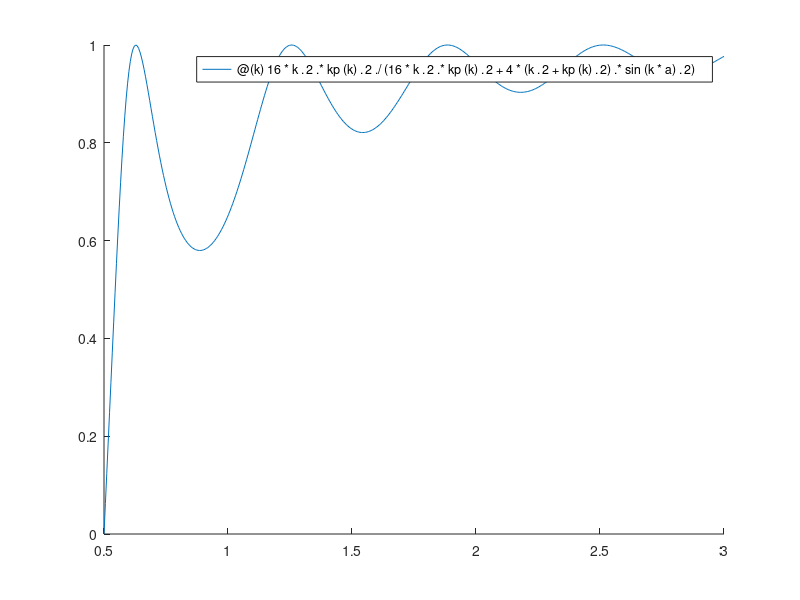

Recreate this plot in MATLAB.
%% -- complex-circ
%{
omega = 5;

xt = @(t) t;
yt = @(t) cos(omega*t);
zt = @(t) -sin(omega*t);

zerot = @(t) 0;

figure
hold

fplot3(xt,yt,zt,[0,2*pi])

%}

%% -- real and imag part of circ
%{
figure 
hold

fplot(xt,yt,[0,2*pi])
fplot(xt,zt,[0,2*pi])
%}

%% -- Gaussian plot c(k)
%{
figure
hold

fplot(@(k) exp(-k^2),[-5,5])
%}

%% -- gaussian wavefunction (3D)
%{
k = 10;

xv = @(x) x;
yv = @(x) cos(k*x)*exp(-x^2);
zv = @(x) -sin(k*x)*exp(-x^2);

figure
hold

fplot3(xv,yv,zv,[-3,3])
%}

%% -- gaussian wavefunction (2D)
%{
k = 10;

xv = @(x) x;
yv = @(x) cos(k*x)*exp(-x^2);
zv = @(x) -sin(k*x)*exp(-x^2);

figure
hold

fplot(xv,yv,[-3,3])
fplot(xv,zv,[-3,3])

%}

%% -- gaussian wavepacket (2D, abs, t> 0);
%{
k = 10;
a = 1/2;
gam = 1/50;

figure
hold

for t = [0 100 200 300]

sigt = 1/2*sqrt(1+gam^2*t^2);
xavt = gam*k*t/2

psiv = @(x) (1/sqrt(2*pi)/a/(1+1i*gam*t))^(1/2)*exp(-(x-k*gam*t/2).^2/4/a^2/(1+1i*gam*t))...
    .*exp(1i*k*(x-gam*k*t/4));
xv = @(x) x;
yv = @(x) real(psiv(x));
zv = @(x) imag(psiv(x));

psi2v = @(x) psiv(x).*psiv(x)';


fplot(xv,psi2v,[xavt-5*sigt,xavt+5*sigt])

end

%}

%% -- gaussian wavepacket (3D, t> 0);
%{
k = 10;
a = 1/2;
gam = 1/50;

figure
hold

for t = [0 100]

sigt = 1/2*sqrt(1+gam^2*t^2);
xavt = gam*k*t/2

psiv = @(x) (1/sqrt(2*pi)/a/(1+1i*gam*t))^(1/2)*exp(-(x-k*gam*t/2).^2/4/a^2/(1+1i*gam*t))...
    .*exp(1i*k*(x-gam*k*t/4));
xv = @(x) x;
yv = @(x) real(psiv(x));
zv = @(x) imag(psiv(x));

psi2v = @(x) psiv(x).*psiv(x)';

fplot(xv,yv,[xavt-5*sigt,xavt+5*sigt])
fplot(xv,zv,[xavt-5*sigt,xavt+5*sigt])

end
%}
%% -- gaussian wavepacket (3D, t> 0);
%{
k = 10;
a = 1/2;
gam = 1/50;

figure
hold

for t = [0 100]

sigt = 1/2*sqrt(1+gam^2*t^2);
xavt = gam*k*t/2

psiv = @(x) (1/sqrt(2*pi)/a/(1+1i*gam*t))^(1/2)*exp(-(x-k*gam*t/2).^2/4/a^2/(1+1i*gam*t))...
    .*exp(1i*k*(x-gam*k*t/4));
xv = @(x) x;
yv = @(x) real(psiv(x));
zv = @(x) imag(psiv(x));

psi2v = @(x) psiv(x).*psiv(x)';

fplot3(xv,yv,zv,[xavt-5*sigt,xavt+5*sigt])


end
%}

%% -- energy levels infinite square well
%{
n = 5; % number of levels to plot

figure 
hold

for i = 0:n
    
xv = @(x) x;
yv = @(x) i^2;

fplot(xv,yv,[0,10])

end
%}

%% --- energy eigenstates infinite square well
%{
N = 6;

figure
hold

for n = 1:N
    
    xv = @(x) x;
    psin = @(x) sin(n*pi*x/2);
    zv = @(x) 0;
    
    fplot(xv,psin,[0,2])
    fplot(xv,zv,[-1,0])
    fplot(xv,zv,[2,3])
    
end
%}
%% --- probabilities infinite square well
%{
N = 6;

figure
hold

for n = 1:N
    
    xv = @(x) x;
    psin = @(x) sin(n*pi*x/2)^2;
    zv = @(x) 0;
    
    fplot(xv,psin,[0,2])
    fplot(xv,zv,[-1,0])
    fplot(xv,zv,[2,3])
    
end
%}
%% -- t = 0, superposition infinite sq well
%{
xv = @(x) x;
psis = @(x) (sin(1*pi*x/2) + sin(2*pi*x/2))/sqrt(2);
zv = @(x) 0;

figure
hold

fplot(xv,psis,[0,2])
fplot(xv,zv,[-1,0])
fplot(xv,zv,[2,3])
%}
%% -- t, superposition infinite sq well
%{
for t = 0:1/8:1
    
xv = @(x) x;
psis = @(x) 1/2*(sin(1*pi*x/2)^2 + sin(2*pi*x/2)^2 ...
    + 2*sin(1*pi*x/2)*sin(2*pi*x/2)*cos(2*pi*t));
zv = @(x) 0;

figure
hold

fplot(xv,psis,[0,2])
fplot(xv,zv,[-1,0])
fplot(xv,zv,[2,3])

end
%}

%% -- finite square well, graphical solution
%{
k0 = 18;

kv = @(k) k;

lhs = @(k) tan(k);
rhs = @(k) 2*k*sqrt(k0^2 - k^2)/(2*k^2-k0^2);

figure
hold
fplot(kv,lhs,[0,k0])
fplot(kv,rhs,[0,k0])
%}

%% -- finite square well, energy levels
%{
k0 = 18;

kv = @(k) k;
difflhsrhs = @(k) 2*k*sqrt(k0^2 - k^2)/(2*k^2-k0^2) - tan(k);

%fplot(kv,difflhsrhs,[0,18])

knv = zeros(1,6);
knv(1) = fzero(difflhsrhs,[2,4]);
knv(2) = fzero(difflhsrhs,[5,6]);
knv(3) = fzero(difflhsrhs,[8,9]);
knv(4) = fzero(difflhsrhs,[11,12]);
knv(5) = fzero(difflhsrhs,[13,14]);
knv(6) = fzero(difflhsrhs,[16,17]);
knv

k0 = 18;

kv = @(k) k;

lhs = @(k) tan(k);
rhs = @(k) 2*k*sqrt(k0^2 - k^2)/(2*k^2-k0^2);

figure
hold
fplot(kv,lhs,[0,k0])
fplot(kv,rhs,[0,k0])

for i = 1:6
    kv = @(k) knv(i);
    yv = @(k) k;
    
    fplot(kv,yv,[-5,20])
end



figure 
hold

for i = 0:6
    
xv = @(x) x;
yv = @(x) (i*pi)^2;

fplot(xv,yv,[0,10],'r')

end


for i = 1:6
    
yv = @(x) knv(i)^2;

fplot(xv,yv,[0,10],'b')

end

yv = @(x) k0^2;

fplot(xv,yv,[0,10],'g')
%}

%% -- energy eigenstates finite square well
%{
k0 = 18;

kv = @(k) k;
difflhsrhs = @(k) 2*k*sqrt(k0^2 - k^2)/(2*k^2-k0^2) - tan(k);

knv = zeros(1,6);
knv(1) = fzero(difflhsrhs,[2,4]);
knv(2) = fzero(difflhsrhs,[5,6]);
knv(3) = fzero(difflhsrhs,[8,9]);
knv(4) = fzero(difflhsrhs,[11,12]);
knv(5) = fzero(difflhsrhs,[13,14]);
knv(6) = fzero(difflhsrhs,[16,17]);

    figure
    hold

for n = 1:6

    k = knv(n);
    xv = @(x) x;
    psiI = @(x) exp(sqrt(k0^2-k^2)*x);
    psiII = @(x) cos(k*x) + sqrt(k0^2/k^2-1)*sin(k*x);
    psiIII = @(x) (cos(k) + sqrt(k0^2/k^2-1)*sin(k))*exp(sqrt(k0^2-k^2)*(1-x));
    
    m = 3000;
    l = -1;
    u = 2;
    xi = linspace(l,u,m);
    dx = (u-l)/m
    
    sum = 0;
    cnt = 0;
    for i = 1:m
        x = xi(i);
        if x < 0
            sum = sum + psiI(x)^2;
            cnt = cnt + 1;
        elseif 0 <= x & x <= 1
            sum = sum + psiII(x)^2;
            cnt = cnt + 1;
        elseif x> 1
            sum = sum+psiIII(x)^2;
            cnt = cnt + 1;
        end
    end
    N = sqrt(sum*dx)
    
    psiI = @(x) exp(sqrt(k0^2-k^2)*x)/N;
    psiII = @(x) (cos(k*x) + sqrt(k0^2/k^2-1)*sin(k*x))/N;
    psiIII = @(x) (cos(k) + sqrt(k0^2/k^2-1)*sin(k))*exp(sqrt(k0^2-k^2)*(1-x))/N;
    
    sum = 0;
    for i = 1:m
        x = xi(i);
        if x < 0
            sum = sum + psiI(x)^2;
            cnt = cnt + 1;
        elseif 0 <= x <= 1
            sum = sum + psiII(x)^2;
            cnt = cnt + 1;
        elseif x> 1
            sum = sum+psiIII(x)^2;
            cnt = cnt + 1;
        end
    end
    M = sqrt(sum*dx)
    
    fplot(xv,psiI,[-1/2,0]);
    fplot(xv,psiII,[0,1]);
    fplot(xv,psiIII,[1,3/2]);
    
end

psin = @(x) sin(pi*x);
sum = 0;
xi = linspace(0,1,m);
dx = 1/m;

for i = 1:m
    x = xi(i);
    sum = sum + psin(x)^2;
end

N = sqrt(sum*dx)

psin = @(x) sin(pi*x)/N;

fplot(xv,psin,[0,1])

%}

%% -- probability densities finite square well
%{
k0 = 18;

kv = @(k) k;
difflhsrhs = @(k) 2*k*sqrt(k0^2 - k^2)/(2*k^2-k0^2) - tan(k);

knv = zeros(1,6);
knv(1) = fzero(difflhsrhs,[2,4]);
knv(2) = fzero(difflhsrhs,[5,6]);
knv(3) = fzero(difflhsrhs,[8,9]);
knv(4) = fzero(difflhsrhs,[11,12]);
knv(5) = fzero(difflhsrhs,[13,14]);
knv(6) = fzero(difflhsrhs,[16,17]);

    figure
    hold

for n = 1:6

    k = knv(n);
    xv = @(x) x;
    psiI = @(x) exp(sqrt(k0^2-k^2)*x);
    psiII = @(x) cos(k*x) + sqrt(k0^2/k^2-1)*sin(k*x);
    psiIII = @(x) (cos(k) + sqrt(k0^2/k^2-1)*sin(k))*exp(sqrt(k0^2-k^2)*(1-x));
    
    m = 3000;
    l = -1;
    u = 2;
    xi = linspace(l,u,m);
    dx = (u-l)/m
    
    sum = 0;
    cnt = 0;
    for i = 1:m
        x = xi(i);
        if x < 0
            sum = sum + psiI(x)^2;
            cnt = cnt + 1;
        elseif 0 <= x & x <= 1
            sum = sum + psiII(x)^2;
            cnt = cnt + 1;
        elseif x> 1
            sum = sum+psiIII(x)^2;
            cnt = cnt + 1;
        end
    end
    N = sqrt(sum*dx)
    
    psiI = @(x) exp(sqrt(k0^2-k^2)*x)/N;
    psiII = @(x) (cos(k*x) + sqrt(k0^2/k^2-1)*sin(k*x))/N;
    psiIII = @(x) (cos(k) + sqrt(k0^2/k^2-1)*sin(k))*exp(sqrt(k0^2-k^2)*(1-x))/N;
    
    sum = 0;
    for i = 1:m
        x = xi(i);
        if x < 0
            sum = sum + psiI(x)^2;
            cnt = cnt + 1;
        elseif 0 <= x <= 1
            sum = sum + psiII(x)^2;
            cnt = cnt + 1;
        elseif x> 1
            sum = sum+psiIII(x)^2;
            cnt = cnt + 1;
        end
    end
    M = sqrt(sum*dx)
    
    fplot(xv,@(x) psiI(x).^2,[-1/2,0]);
    fplot(xv,@(x) psiII(x).^2,[0,1]);
    fplot(xv,@(x) psiIII(x).^2,[1,3/2]);
    
end

psin = @(x) sin(pi*x);
sum = 0;
xi = linspace(0,1,m);
dx = 1/m;

for i = 1:m
    x = xi(i);
    sum = sum + psin(x)^2;
end

N = sqrt(sum*dx)

psin = @(x) sin(pi*x)/N;

fplot(xv,@(x) psin(x).^2,[0,1])

%}

%% -- harmonic oscillator potential
%{
xv = @(x) x;
V = @(x) x^2;

fplot(xv,V,[-2,2])

%}

%% -- harmonic oscillator wavefunctions
%{
herm = [1 0 0 0 0 0; ...
        0 2 0 0 0 0; ...
       -2 0 4 0 0 0; ...
       0 -12 0 8 0 0; ...
       12 0 -48 0 16 0; ...
       0 120 0 -160 0 32];
   
xv = @(x) x;

figure
hold

for n = 0:5
    
    unv = @(x) (1/pi^(1/4)*1/sqrt((2^n)*factorial(n))*herm(n+1,:)*[1;x;x^2;x^3;x^4;x^5]*exp(-x^2/2)) 
    fplot(xv,unv,[-5,5])
    
    xcp = @(x) sqrt(2*n+1);
    xcm = @(x) -sqrt(2*n+1);
    
    fplot(xcp,xv,[-1,1])
    fplot(xcm,xv,[-1,1])
    
end

a = 4;
psin = @(x) (sqrt(2/a)*sin(pi*(x+a/2)/a));

fplot(xv,psin,[-a/2,a/2])
%}
%% -- harmonic oscillator wavefunctions
%{
herm = [1 0 0 0 0 0; ...
        0 2 0 0 0 0; ...
       -2 0 4 0 0 0; ...
       0 -12 0 8 0 0; ...
       12 0 -48 0 16 0; ...
       0 120 0 -160 0 32];
   
xv = @(x) x;

figure
hold

for n = 0:5
    
    unv = @(x) (1/pi^(1/4)*1/sqrt((2^n)*factorial(n))*herm(n+1,:)*[1;x;x^2;x^3;x^4;x^5]*exp(-x^2/2))^2 
    fplot(xv,unv,[-5,5])
    
    xcp = @(x) sqrt(2*n+1);
    xcm = @(x) -sqrt(2*n+1);
    
    fplot(xcp,xv,[-1,1])
    fplot(xcm,xv,[-1,1])
    
end

a = 4;
psin = @(x) (sqrt(2/a)*sin(pi*(x+a/2)/a))^2;

fplot(xv,psin,[-a/2,a/2])
%}

%% -- potential step scattering - wavefunctions
%{
tic

ck = @(k) 1/sqrt(2*pi)*(2*4/pi)^(1/4)*exp(-4*(k-10).^2).*exp(10*1i*k);
k0 = 8.5;

psinegt = @(k,x,t) ck(k).*exp(-1i*k.^2*t/2).*(exp(1i*k*x) + (k-sqrt(k.^2-k0^2))./(k+sqrt(k.^2-k0^2)).*exp(-1i*k*x));
psipost = @(k,x,t) ck(k).*exp(-1i*k.^2*t/2).*(2*k./(k + sqrt(k.^2 - k0^2)).*exp(1i*sqrt(k.^2 - k0^2)*x));

v = VideoWriter('test-potential-step.avi','Uncompressed AVI');

open(v);

x = linspace(-20,20,40/0.005);

fig1 = figure;
hold

ax = gca;

fig1.Position = [0 0 16/9*960 960];
ax.Position = [0.05 0.05 0.9 0.9];

V = 0.4*[x>=0];

for t = 0:2.5/150:2.5;
    
    for i = 1:length(x)
        if x(i) < 0
            psixt(i) = integral(@(k) psinegt(k,x(i),t),8,12);
        elseif x(i) >= 0
            psixt(i) = integral(@(k) psipost(k,x(i),t),8,12);
        end
    end

    plot(x,real(psixt))
    plot(x,imag(psixt))
    plot(x,V)

    ax.XLim = [-20 20];
    ax.YLim = [-0.6,0.6];

   frame = getframe(fig1);
   writeVideo(v,frame);
   
   cla
   
end

close(v);

toc
%}
%% -- potential step scattering - prob density
%{
tic

ck = @(k) 1/sqrt(2*pi)*(2*4/pi)^(1/4)*exp(-4*(k-10).^2).*exp(10*1i*k);
k0 = 8.5;

psinegt = @(k,x,t) ck(k).*exp(-1i*k.^2*t/2).*(exp(1i*k*x) + (k-sqrt(k.^2-k0^2))./(k+sqrt(k.^2-k0^2)).*exp(-1i*k*x));
psipost = @(k,x,t) ck(k).*exp(-1i*k.^2*t/2).*(2*k./(k + sqrt(k.^2 - k0^2)).*exp(1i*sqrt(k.^2 - k0^2)*x));

v = VideoWriter('potential-step-probs.avi','Uncompressed AVI');

open(v);

x = linspace(-20,20,40/0.005);

fig1 = figure;
hold

ax = gca;

fig1.Position = [0 0 16/9*960 960];
ax.Position = [0.05 0.05 0.9 0.9];

V = 0.2*[x>=0];

for t = 0:2.5/150:2.5;
    
    for i = 1:length(x)
        if x(i) < 0
            psixt(i) = integral(@(k) psinegt(k,x(i),t),8,12);
        elseif x(i) >= 0
            psixt(i) = integral(@(k) psipost(k,x(i),t),8,12);
        end
    end
    
    plot(x,abs(psixt).^2,'color',[0.6350, 0.0780, 0.1840])
    plot(x,V,'color',[0.9290, 0.6940, 0.1250])

    ax.XLim = [-20 20];
    ax.YLim = [0,0.35];

   frame = getframe(fig1);
   writeVideo(v,frame);
   
   cla
   
end

%figure


close(v);

toc
%}

%% -- potential step scattering - plots

%{
tic

ck = @(k) 1/sqrt(2*pi)*(2*4/pi)^(1/4)*exp(-4*(k-10).^2).*exp(10*1i*k);
k0 = 8.5;

psinegt = @(k,x,t) ck(k).*exp(-1i*k.^2*t/2).*(exp(1i*k*x) + (k-sqrt(k.^2-k0^2))./(k+sqrt(k.^2-k0^2)).*exp(-1i*k*x));
psipost = @(k,x,t) ck(k).*exp(-1i*k.^2*t/2).*(2*k./(k + sqrt(k.^2 - k0^2)).*exp(1i*sqrt(k.^2 - k0^2)*x));

Vwf = 0.4*[x>=0];
Vpd = 0.2*[x>=0];

for t = 0:2.5/5:2.5;
    
    for i = 1:length(x)
        if x(i) < 0
            psixt(i) = integral(@(k) psinegt(k,x(i),t),8,12);
        elseif x(i) >= 0
            psixt(i) = integral(@(k) psipost(k,x(i),t),8,12);
        end
    end
    
    f = figure;
    f.Position = [0 0 2.5*360 360];
    ylim([0,0.35])
    hold
    plot(x,abs(psixt).^2,'color',[0.6350, 0.0780, 0.1840])
    plot(x,Vpd,'color',[0.9290, 0.6940, 0.1250])
    
    f = figure;
    f.Position = [0 0 2.5*360 360];
    ylim([-0.6,0.6])
    hold
    plot(x,real(psixt))
    plot(x,imag(psixt))
    plot(x,Vwf)
   
end

toc
%}


%% -- scattering wavefunctions
%{
xl = linspace(-5,0,5/0.005);
xr = linspace(0,5,5/0.005);

k = 8.5;
k0 = 8;
kp = sqrt(k^2-k0^2);


ul = exp(1i*k*xl) + (k-kp)/(k+kp)*exp(-1i*k*xl);
ur = 2*k/(k+kp)*exp(1i*kp*xr);

figure
hold
plot(xl,real(ul))
plot(xl,imag(ul))

plot(xr,real(ur))
plot(xr,imag(ur))

ylim([-2,2])

V = 2*[[xl xr]>=0];
plot([xl xr],V)
%}

%% -- complex scattering - not used but keeping code
%{
xl = linspace(-5,0,5/0.005);
xr = linspace(0,5,5/0.005);

k = 8.5;
k0 = 8;
kp = sqrt(k^2-k0^2);


ul = exp(1i*k*xl) + (k-kp)/(k+kp)*exp(-1i*k*xl);
ur = 2*k/(k+kp)*exp(1i*kp*xr);

figure
hold
plot3(xl,real(ul),imag(ul))
plot3(xr,real(ur),imag(ur))
%}

%% Reflection and transmission coefficient
%{
k0 = 8;

k = linspace(k0,k0+10,100)
kp = sqrt(k.^2-k0^2);
R = (k-kp).^2./(k+kp).^2;
T = 1-R;

figure
hold
plot(k,R)
plot(k,T)
%}
%% -- check normalisation numerically
%{
tic

ck = @(k) 1/sqrt(2*pi)*(2*4/pi)^(1/4)*exp(-4*(k-10).^2).*exp(10*1i*k);
k0 = 8.5;

psinegt = @(k,x,t) ck(k).*exp(-1i*k.^2*t/2).*(exp(1i*k*x) + (k-sqrt(k.^2-k0^2))./(k+sqrt(k.^2-k0^2)).*exp(-1i*k*x));
psipost = @(k,x,t) ck(k).*exp(-1i*k.^2*t/2).*(2*k./(k + sqrt(k.^2 - k0^2)).*exp(1i*sqrt(k.^2 - k0^2)*x));

dx = 0.005;
x = linspace(-20,20,40/dx);


for t = 0:2.5/5:2.5;
    
    for i = 1:length(x)
        if x(i) < 0
            psixt(i) = integral(@(k) psinegt(k,x(i),t),8,12);
        elseif x(i) >= 0
            psixt(i) = integral(@(k) psipost(k,x(i),t),8,12);
        end
    end
    
sum(abs(psixt).^2)*dx
   
end

toc
%}

%% -- potential step scattering - plots
%{
tic

k0 = 4;
a = 20;
kmin = 0;
kmax = 4;
xl = -40;
xh = a-xl;
Dx = xh-xl;
dx = 0.005;

ck = @(k) 1/sqrt(2*pi)*(2*4/pi)^(1/4)*exp(-4*(k-2).^2).*exp(10*1i*k);

%figure
%fplot(@(k) real(ck(k)),[kmin,kmax])

kp = @(k) sqrt(k.^2+k0^2);

F = @(k) 4*k.*kp(k).*exp(-1i*k*a)./((k+kp(k)).^2.*exp(-1i*kp(k)*a) - (k-kp(k)).^2.*exp(1i*kp(k)*a));
C = @(k) F(k).*exp(-1i*(kp(k)-k)*a).*(kp(k)+k)./kp(k)/2;
D = @(k) F(k).*exp(1i*(kp(k)+k)*a).*(kp(k)-k)./kp(k)/2;
B = @(k) C(k) + D(k) - 1;

psiIt = @(k,x,t) ck(k).*exp(-1i*k.^2*t/2).*(exp(1i*k*x) + B(k).*exp(-1i*k*x));
psiIIt = @(k,x,t) ck(k).*exp(-1i*k.^2*t/2).*(C(k).*exp(1i*kp(k)*x) + D(k).*exp(-1i*kp(k)*x));
psiIIIt = @(k,x,t) ck(k).*exp(-1i*k.^2*t/2).*(F(k).*exp(1i*k*x));


x = linspace(xl,xh,Dx/dx);

Vwf = 0.2*[x<=0|x>=a];
Vpd = 0.1*[x<=0|x>=a];

%for t = 0:2.5/1:2.5;

t = 20;
    
    for i = 1:length(x)
        if x(i) < 0
            psixt(i) = integral(@(k) psiIt(k,x(i),t),kmin,kmax);
        elseif x(i) >= 0 && x(i) <= a
            psixt(i) = integral(@(k) psiIIt(k,x(i),t),kmin,kmax);
        elseif x(i) > a
            psixt(i) = integral(@(k) psiIIIt(k,x(i),t),kmin,kmax);
        end
    end
    
    f = figure;
    f.Position = [0 0 2.5*360 360];
    ylim([0,0.2])
    xlim([xl,xh])
    hold
    plot(x,abs(psixt).^2,'color',[0.6350, 0.0780, 0.1840])
    plot(x,Vpd,'color',[0.9290, 0.6940, 0.1250])
    
    f = figure;
    f.Position = [0 0 2.5*360 360];
    ylim([-0.5,0.5])
    xlim([xl,xh])
    hold
    plot(x,real(psixt))
    plot(x,imag(psixt))
    plot(x,Vwf)
   
%end 

sum(abs(psixt).^2)*dx

toc

%}
%% -- potential step scattering - video
%{
clear

tic

v = VideoWriter('finite-well-scattering-prob.avi','Uncompressed AVI');
open(v);

fig1 = figure;
hold

ax = gca;

fig1.Position = [0 0 16/9*960 960];
ax.Position = [0.05 0.05 0.9 0.9];


k0 = 4;
a = 20;
kmin = 0;
kmax = 4;
xl = -40;
xh = a-xl;
Dx = xh-xl;
dx = 0.05;

ck = @(k) 1/sqrt(2*pi)*(2*4/pi)^(1/4)*exp(-4*(k-2).^2).*exp(10*1i*k);

%figure
%fplot(@(k) real(ck(k)),[kmin,kmax])

kp = @(k) sqrt(k.^2+k0^2);

F = @(k) 4*k.*kp(k).*exp(-1i*k*a)./((k+kp(k)).^2.*exp(-1i*kp(k)*a) - (k-kp(k)).^2.*exp(1i*kp(k)*a));
C = @(k) F(k).*exp(-1i*(kp(k)-k)*a).*(kp(k)+k)./kp(k)/2;
D = @(k) F(k).*exp(1i*(kp(k)+k)*a).*(kp(k)-k)./kp(k)/2;
B = @(k) C(k) + D(k) - 1;

psiIt = @(k,x,t) ck(k).*exp(-1i*k.^2*t/2).*(exp(1i*k*x) + B(k).*exp(-1i*k*x));
psiIIt = @(k,x,t) ck(k).*exp(-1i*k.^2*t/2).*(C(k).*exp(1i*kp(k)*x) + D(k).*exp(-1i*kp(k)*x));
psiIIIt = @(k,x,t) ck(k).*exp(-1i*k.^2*t/2).*(F(k).*exp(1i*k*x));


x = linspace(xl,xh,Dx/dx);

%Vwf = 0.2*[x<=0|x>=a];
Vpd = 0.1*[x<=0|x>=a];

T = 25;
nframe = 300;

for t = 0:T/nframe:T

  
    for i = 1:length(x)
        if x(i) < 0
            psixt(i) = integral(@(k) psiIt(k,x(i),t),kmin,kmax);
        elseif x(i) >= 0 && x(i) <= a
            psixt(i) = integral(@(k) psiIIt(k,x(i),t),kmin,kmax);
        elseif x(i) > a
            psixt(i) = integral(@(k) psiIIIt(k,x(i),t),kmin,kmax);
        end
    end
    
    plot(x,abs(psixt).^2,'color',[0.6350, 0.0780, 0.1840])
    plot(x,Vpd,'color',[0.9290, 0.6940, 0.1250])

    ax.XLim = [xl,xh];
    ax.YLim = [0,0.25];

    frame = getframe(fig1);
    writeVideo(v,frame);
   
    cla

end 

close(v);

toc
%}

%% -- transmission coefficient finite well

k0 = 0.5;
a = 5;
kp = @(k) sqrt(k.^2-k0^2);

T = @(k) 16*k.^2.*kp(k).^2./(16*k.^2.*kp(k).^2 + 4*(k.^2 + kp(k).^2).*sin(k*a).^2);

figure
hold
fplot(T,[k0,6*k0])
















